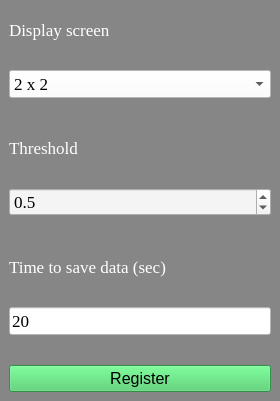
<?xml version="1.0" encoding="UTF-8"?>
<ui version="4.0">
 <class>Setting</class>
 <widget class="QMainWindow" name="Setting">
  <property name="geometry">
   <rect>
    <x>0</x>
    <y>0</y>
    <width>280</width>
    <height>401</height>
   </rect>
  </property>
  <property name="windowTitle">
   <string>MainWindow</string>
  </property>
  <property name="styleSheet">
   <string notr="true">QWidget{background-color: rgb(134, 134, 134);}
QLabel{color: rgb(255, 255, 255);}</string>
  </property>
  <widget class="QWidget" name="centralwidget">
   <layout class="QGridLayout" name="gridLayout_2">
    <item row="0" column="0" rowspan="2" colspan="2">
     <layout class="QGridLayout" name="gridLayout">
      <property name="verticalSpacing">
       <number>30</number>
      </property>
      <item row="1" column="0">
       <widget class="QLabel" name="label">
        <property name="font">
         <font>
          <family>Times New Roman</family>
          <pointsize>13</pointsize>
         </font>
        </property>
        <property name="text">
         <string>Display screen</string>
        </property>
        <property name="alignment">
         <set>Qt::AlignBottom|Qt::AlignLeading|Qt::AlignLeft</set>
        </property>
       </widget>
      </item>
      <item row="3" column="0">
       <widget class="QLabel" name="label_2">
        <property name="font">
         <font>
          <family>Times New Roman</family>
          <pointsize>13</pointsize>
         </font>
        </property>
        <property name="text">
         <string>Threshold</string>
        </property>
        <property name="alignment">
         <set>Qt::AlignBottom|Qt::AlignLeading|Qt::AlignLeft</set>
        </property>
       </widget>
      </item>
      <item row="5" column="0">
       <widget class="QLabel" name="label_3">
        <property name="font">
         <font>
          <family>Times New Roman</family>
          <pointsize>13</pointsize>
         </font>
        </property>
        <property name="text">
         <string>Time to save data (sec)</string>
        </property>
        <property name="alignment">
         <set>Qt::AlignBottom|Qt::AlignLeading|Qt::AlignLeft</set>
        </property>
       </widget>
      </item>
      <item row="4" column="0">
       <widget class="QDoubleSpinBox" name="spb_thresh">
        <property name="font">
         <font>
          <family>Times New Roman</family>
          <pointsize>13</pointsize>
         </font>
        </property>
        <property name="styleSheet">
         <string notr="true">background-color: rgb(244, 244, 244);</string>
        </property>
        <property name="decimals">
         <number>1</number>
        </property>
        <property name="minimum">
         <double>0.100000000000000</double>
        </property>
        <property name="maximum">
         <double>1.000000000000000</double>
        </property>
        <property name="singleStep">
         <double>0.100000000000000</double>
        </property>
        <property name="value">
         <double>0.500000000000000</double>
        </property>
       </widget>
      </item>
      <item row="6" column="0">
       <widget class="QLineEdit" name="txt_timesavedata">
        <property name="font">
         <font>
          <family>Times New Roman</family>
          <pointsize>13</pointsize>
         </font>
        </property>
        <property name="styleSheet">
         <string notr="true">background-color: rgb(255, 255, 255);</string>
        </property>
        <property name="text">
         <string>20</string>
        </property>
        <property name="alignment">
         <set>Qt::AlignLeading|Qt::AlignLeft|Qt::AlignVCenter</set>
        </property>
       </widget>
      </item>
      <item row="2" column="0">
       <widget class="QComboBox" name="cmb_gridLayout">
        <property name="font">
         <font>
          <family>Times New Roman</family>
          <pointsize>13</pointsize>
         </font>
        </property>
        <property name="styleSheet">
         <string notr="true">background-color: rgb(255, 255, 255);</string>
        </property>
        <property name="editable">
         <bool>false</bool>
        </property>
        <property name="currentIndex">
         <number>1</number>
        </property>
        <item>
         <property name="text">
          <string>1 x 1</string>
         </property>
        </item>
        <item>
         <property name="text">
          <string>2 x 2</string>
         </property>
        </item>
        <item>
         <property name="text">
          <string>2 x 3</string>
         </property>
        </item>
        <item>
         <property name="text">
          <string>3 x 3</string>
         </property>
        </item>
        <item>
         <property name="text">
          <string>3 x 4</string>
         </property>
        </item>
        <item>
         <property name="text">
          <string>4 x 4</string>
         </property>
        </item>
        <item>
         <property name="text">
          <string>4 x 5</string>
         </property>
        </item>
        <item>
         <property name="text">
          <string>5 x 5</string>
         </property>
        </item>
       </widget>
      </item>
      <item row="7" column="0">
       <widget class="QPushButton" name="btn_register">
        <property name="font">
         <font>
          <pointsize>12</pointsize>
         </font>
        </property>
        <property name="styleSheet">
         <string notr="true">background-color: rgb(67, 203, 99);</string>
        </property>
        <property name="text">
         <string>Register</string>
        </property>
       </widget>
      </item>
     </layout>
    </item>
   </layout>
  </widget>
 </widget>
 <resources>
  <include location="traffic.qrc"/>
 </resources>
 <connections/>
</ui>
